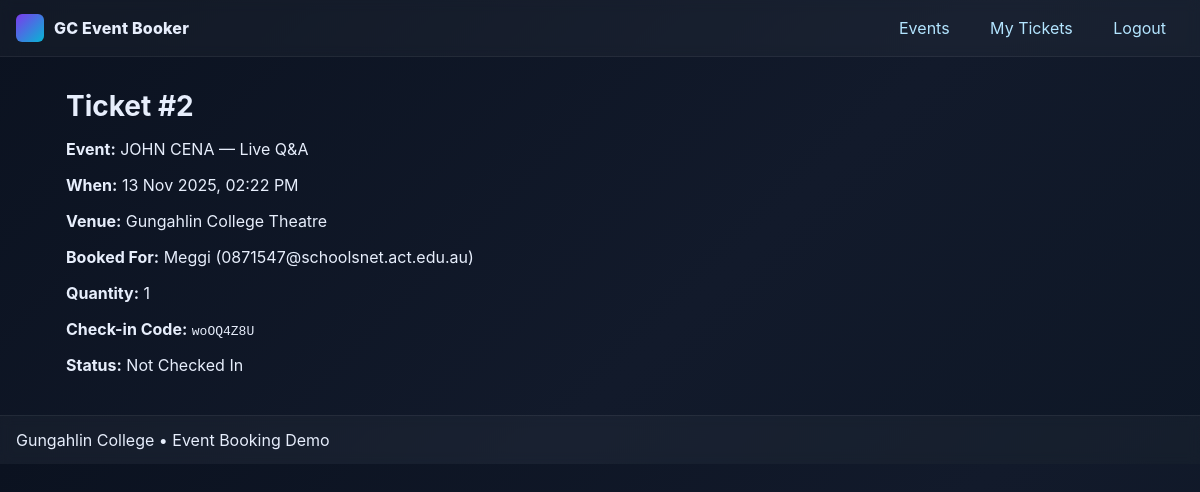
/ticket/2 (signed in), run on the app's committed database.
### models.py (models this page shows, shortened)
class Ticket(db.Model):
    __tablename__ = "Ticket"
    id = db.Column(db.BigInteger, primary_key=True, autoincrement=True)
    userID = db.Column(db.BigInteger, db.ForeignKey("User.id", ondelete="CASCADE"), nullable=False)
    eventID = db.Column(db.BigInteger, db.ForeignKey("Event.id", ondelete="CASCADE"), nullable=False)
    purchaseDate = db.Column(db.DateTime, nullable=False, default=datetime.utcnow)
    qty = db.Column(db.Integer, nullable=False, default=1)
    checked_in = db.Column(db.Boolean, nullable=False, default=False)
    checkinCode = db.Column(db.Text, unique=True)  # may be NULL for older rows
    user = db.relationship("User", back_populates="tickets")
    event = db.relationship("Event", back_populates="tickets")

class Event(db.Model):
    __tablename__ = "Event"
    id = db.Column(db.BigInteger, primary_key=True, autoincrement=True)
    name = db.Column(db.Text, nullable=False)
    capacity = db.Column(db.Integer, nullable=False)
    description = db.Column(db.Text, nullable=False)
    datetime = db.Column(db.DateTime, nullable=False)
    venue = db.Column(db.Text, nullable=False)
    tickets = db.relationship("Ticket", back_populates="event", cascade="all, delete-orphan")

class User(db.Model):
    __tablename__ = "User"
    id = db.Column(db.BigInteger, primary_key=True, autoincrement=True)
    name = db.Column(db.Text, nullable=False)
    email = db.Column(db.Text, nullable=False, unique=True)
    password = db.Column(db.Text, nullable=False)
    admin = db.Column(db.Boolean, nullable=False, default=False)
    resetToken = db.Column(db.Text)        # nullable
    resetExpires = db.Column(db.Text)      # ISO string, nullable
    tickets = db.relationship("Ticket", back_populates="user", cascade="all, delete-orphan")

### app.py (the view)
    @app.route("/ticket/<int:ticket_id>")
    @login_required
    def ticket_view(ticket_id):
        t = db.session.get(Ticket, ticket_id)
        if not t or t.userID != session.get("user_id"):
            return render_template("403.html"), 403
        e = db.session.get(Event, t.eventID)
        u = db.session.get(User, t.userID)
        return render_template("ticket.html", t=t, e=e, the_user=u, user=current_user())

### templates/ticket.html
{% extends "base.html" %}
{% block content %}
<h1>Ticket #{{ t.id }}</h1>
<p><strong>Event:</strong> {{ e.name }}</p>
<p><strong>When:</strong> {{ e.datetime.strftime('%d %b %Y, %I:%M %p') }}</p>
<p><strong>Venue:</strong> {{ e.venue }}</p>
<p><strong>Booked For:</strong> {{ the_user.name }} ({{ the_user.email }})</p>
<p><strong>Quantity:</strong> {{ t.qty }}</p>
<p><strong>Check-in Code:</strong> <code>{{ t.checkinCode or 'N/A' }}</code></p>
<p><strong>Status:</strong> {{ 'Checked In' if t.checked_in else 'Not Checked In' }}</p>
{% endblock %}

### static/style.css (style rules this page uses)
:root { --bg:#0b1220; --panel:#0f172a; --muted:#8aa0bd; --text:#e7eefc; --brand:#7c3aed; --brand2:#06b6d4; --ok:#22c55e; --warn:#f59e0b; --danger:#ef4444; }
* { box-sizing:border-box }
html,body { margin:0;padding:0;background:linear-gradient(135deg,var(--bg),#121a2b 60%, #0e1726);color:var(--text);font-family:Inter,system-ui,-apple-system,Segoe UI,Roboto,Arial,sans-serif; }
h1 { font-size:28px;margin:0 0 16px }

### data on the page
Ticket: id "2", qty "1", checkinCode "woOQ4Z8U", checked_in "Not Checked In"
Event: name "JOHN CENA — Live Q&A", datetime "13 Nov 2025, 02:22 PM", venue "Gungahlin College Theatre"
User: name "Meggi", email "0871547@schoolsnet.act.edu.au"
